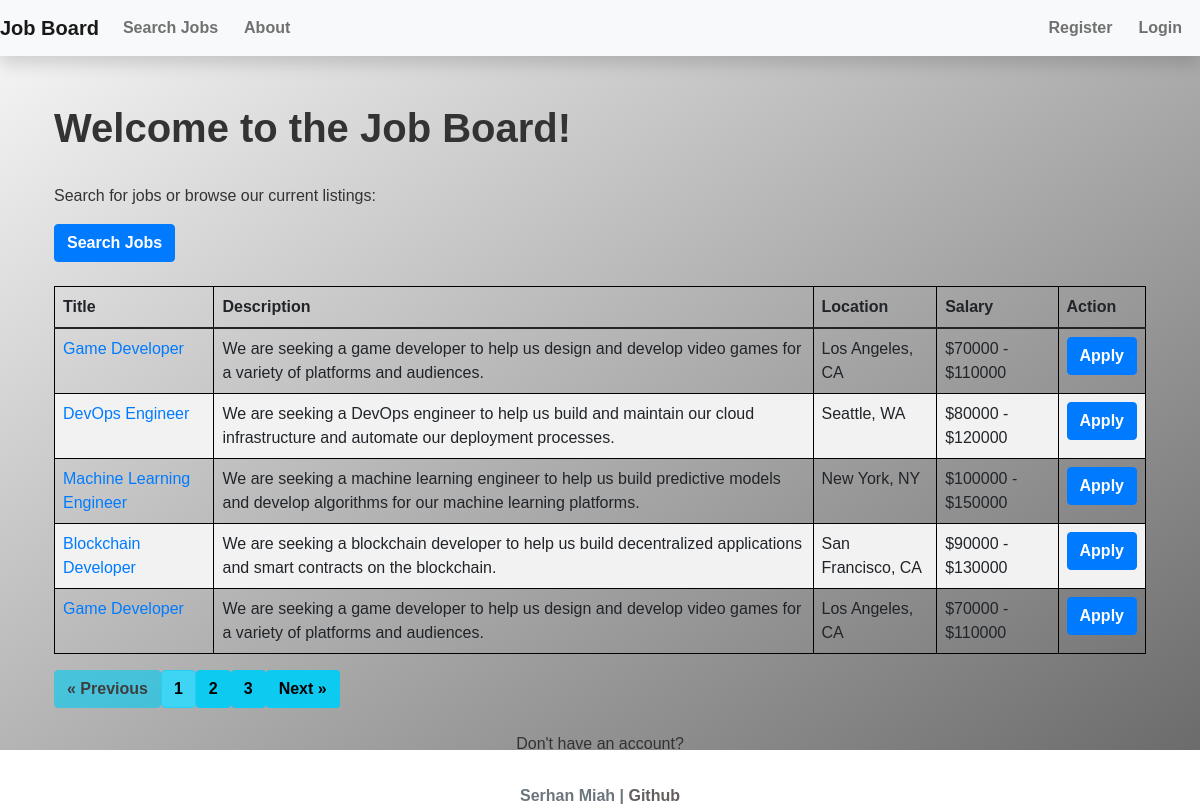
Before: / with the older database file.
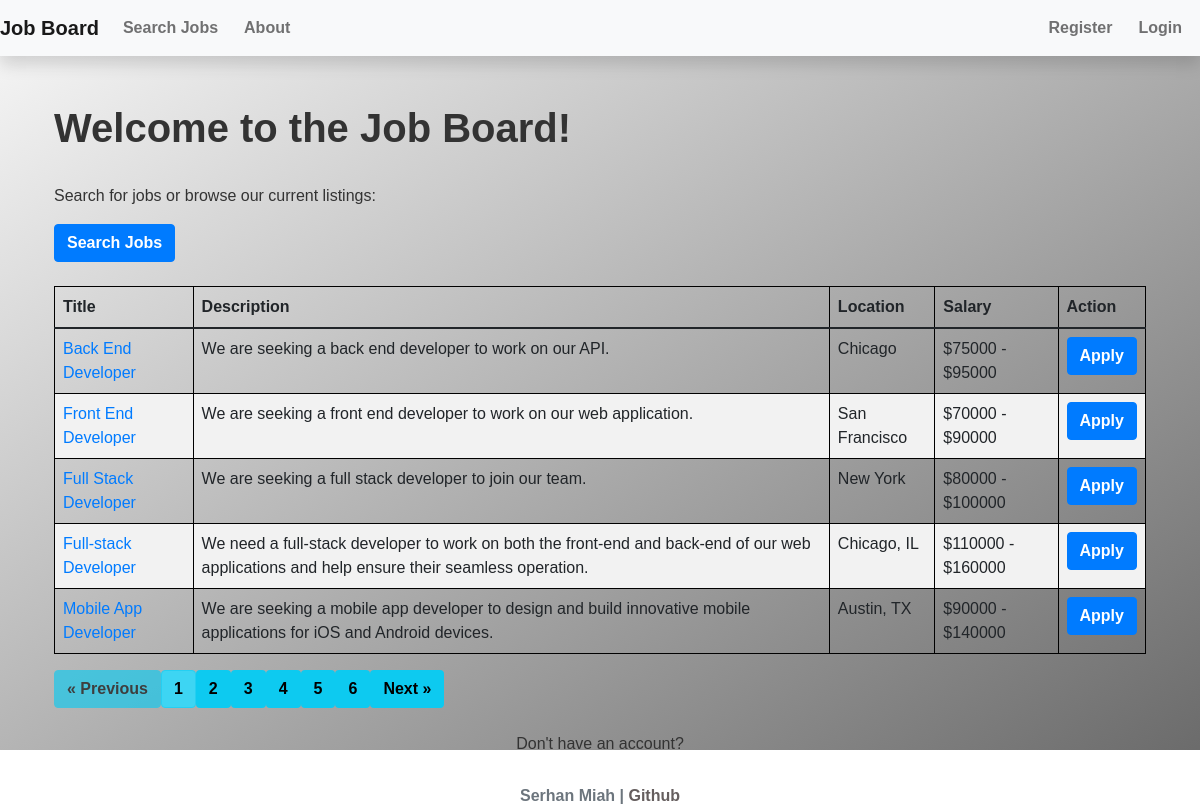
After: the same page with the newer database file.
### project/models.py (models this page shows, shortened)
class Job(db.Model):
    id = db.Column(db.Integer, primary_key=True)
    title = db.Column(db.String(100), nullable=False)
    company = db.Column(db.String(100), nullable=False)
    description = db.Column(db.String(1000), nullable=False)
    location = db.Column(db.String(100), nullable=False)
    salary_min = db.Column(db.Integer)
    salary_max = db.Column(db.Integer)
    date_posted = db.Column(db.DateTime, nullable=False, default=datetime.utcnow)
    is_active = db.Column(db.Boolean, nullable=False, default=True)
    applicants = db.relationship('Application', backref='job', lazy=True)

### project/main/routes.py (the view)
@main.route('/')
def index():
    page = request.args.get('page', 1, type=int)
    jobs = Job.query.order_by(Job.date_posted.desc()).paginate(page=page, per_page=5)
    return render_template('index.html', jobs=jobs)

### project/templates/index.html
{% extends "base.html" %}
{% block content %}
<div class="container">
  <h1>Welcome to the Job Board!</h1>
  <p>Search for jobs or browse our current listings:</p>
  <a href="/search" class="btn btn-primary">Search Jobs</a>
  <br><br>
  <table class="table">
    <thead>
      <tr class="table-header">
        <th class="header-cell">Title</th>
        <th class="header-cell">Description</th>
        <th class="header-cell">Location</th>
        <th class="header-cell">Salary</th>
        <th class="header-cell">Action</th>
      </tr>
    </thead>
    <tbody>
      {% for job in jobs.items %}
        <tr>
          <td><a href="/job/{{ job.id }}">{{ job.title }}</a></td>
          <td>{{ job.description }}</td>
          <td>{{ job.location }}</td>
          <td>${{ job.salary_min }} - ${{ job.salary_max }}</td>
          <td><a href="/apply/{{ job.id }}" class="btn btn-primary">Apply</a></td>
        </tr>
      {% endfor %}
    </tbody>
  </table>
  <div class="pagination">
    {% if jobs.has_prev %}
      <a href="{{ url_for('main.index', page=jobs.prev_num) }}" class="btn btn-info">&laquo; Previous</a>
    {% else %}
      <span class="btn btn-info disabled">&laquo; Previous</span>
    {% endif %}
    {% for page in jobs.iter_pages() %}
      {% if page %}
        {% if page == jobs.page %}
          <span class="btn btn-info active">{{ page }}</span>
        {% else %}
          <a href="{{ url_for('main.index', page=page) }}" class="btn btn-info">{{ page }}</a>
        {% endif %}
      {% else %}
        <span class="btn btn-info disabled">...</span>
      {% endif %}
    {% endfor %}
    {% if jobs.has_next %}
      <a href="{{ url_for('main.index', page=jobs.next_num) }}" class="btn btn-info">Next &raquo;</a>
    {% else %}
      <span class="btn btn-info disabled">Next &raquo;</span>
    {% endif %}
  </div>
  <div class="text-center">
    <p>Don't have an account?</p>
    <a href="/register" class="btn btn-primary">Register</a>
  </div>
</div>
{% endblock %}

Changed rows visible on the page:
no longer on this page (row unchanged): Job: title "Game Developer", description "We are seeking a game developer to help us design and develop video games for a variety of platforms and audiences.", location "Los Angeles, CA", salary_min "70000", salary_max "110000"
no longer on this page (row unchanged): Job: title "DevOps Engineer", description "We are seeking a DevOps engineer to help us build and maintain our cloud infrastructure and automate our deployment processes.", location "Seattle, WA", salary_min "80000", salary_max "120000"
no longer on this page (row unchanged): Job: title "Machine Learning Engineer", description "We are seeking a machine learning engineer to help us build predictive models and develop algorithms for our machine learning platforms.", location "New York, NY", salary_min "100000", salary_max "150000"
no longer on this page (row unchanged): Job: title "Blockchain Developer", description "We are seeking a blockchain developer to help us build decentralized applications and smart contracts on the blockchain.", location "San Francisco, CA", salary_min "90000", salary_max "130000"
no longer on this page (row unchanged): Job: title "Game Developer", description "We are seeking a game developer to help us design and develop video games for a variety of platforms and audiences.", location "Los Angeles, CA", salary_min "70000", salary_max "110000"
added Job: title "Back End Developer", description "We are seeking a back end developer to work on our API.", location "Chicago", salary_min "75000", salary_max "95000"
added Job: title "Front End Developer", description "We are seeking a front end developer to work on our web application.", location "San Francisco", salary_min "70000", salary_max "90000"
added Job: title "Full Stack Developer", description "We are seeking a full stack developer to join our team.", location "New York", salary_min "80000", salary_max "100000"
added Job: title "Full-stack Developer", description "We need a full-stack developer to work on both the front-end and back-end of our web applications and help ensure their seamless operation.", location "Chicago, IL", salary_min "110000", salary_max "160000"
added Job: title "Mobile App Developer", description "We are seeking a mobile app developer to design and build innovative mobile applications for iOS and Android devices.", location "Austin, TX", salary_min "90000", salary_max "140000"
Other visible differences:
new list line: "4"
new list line: "5"
new list line: "6"
